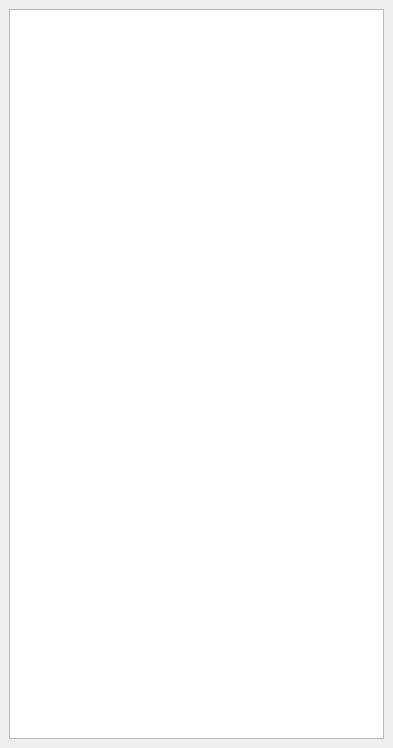
<?xml version="1.0" encoding="UTF-8"?>
<ui version="4.0">
 <class>particleParams</class>
 <widget class="QDockWidget" name="particleParams">
  <property name="geometry">
   <rect>
    <x>0</x>
    <y>0</y>
    <width>393</width>
    <height>748</height>
   </rect>
  </property>
  <property name="windowTitle">
   <string>Particle Params</string>
  </property>
  <widget class="QWidget" name="dockWidgetContents">
   <layout class="QVBoxLayout" name="verticalLayout">
    <item>
     <widget class="QTreeView" name="paramsView">
      <property name="editTriggers">
       <set>QAbstractItemView::DoubleClicked|QAbstractItemView::EditKeyPressed|QAbstractItemView::SelectedClicked</set>
      </property>
      <property name="tabKeyNavigation">
       <bool>true</bool>
      </property>
      <property name="alternatingRowColors">
       <bool>true</bool>
      </property>
      <property name="verticalScrollMode">
       <enum>QAbstractItemView::ScrollPerPixel</enum>
      </property>
      <property name="indentation">
       <number>20</number>
      </property>
      <property name="animated">
       <bool>true</bool>
      </property>
     </widget>
    </item>
   </layout>
  </widget>
 </widget>
 <resources/>
 <connections/>
 <slots>
  <slot>onValueChange()</slot>
 </slots>
</ui>
